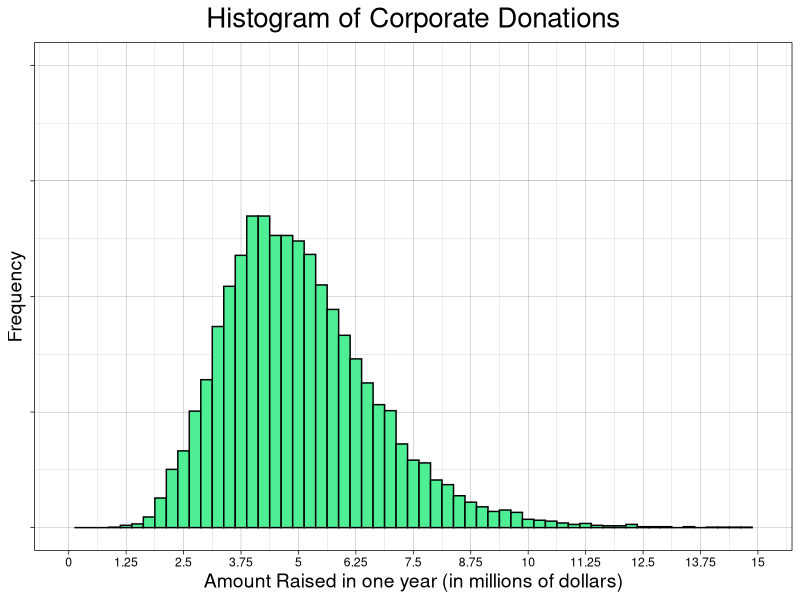
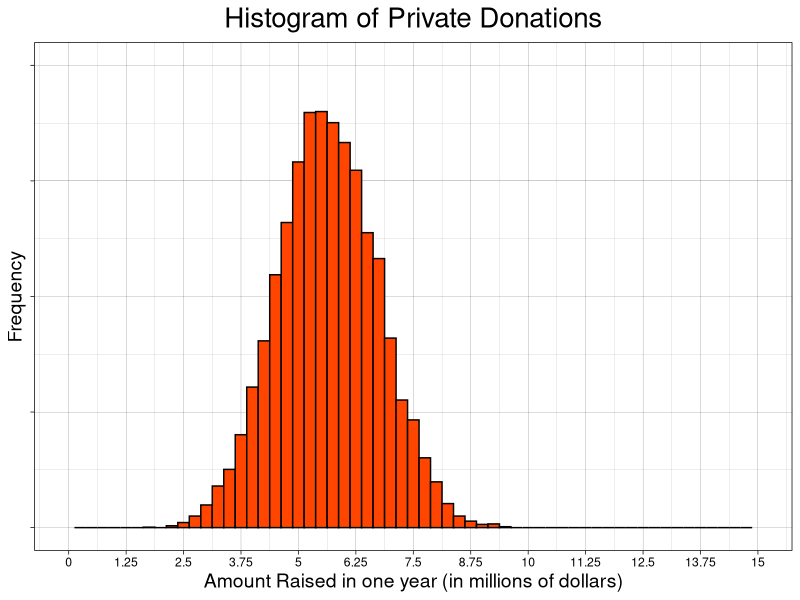
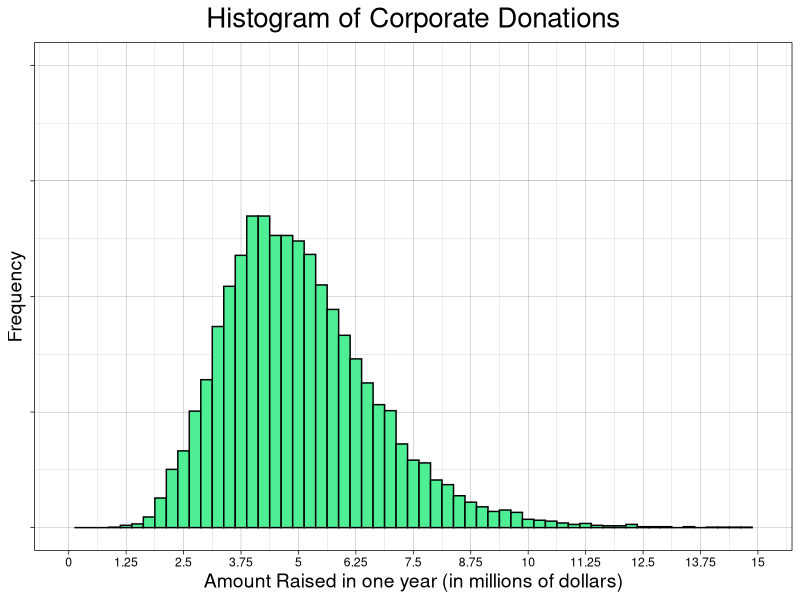
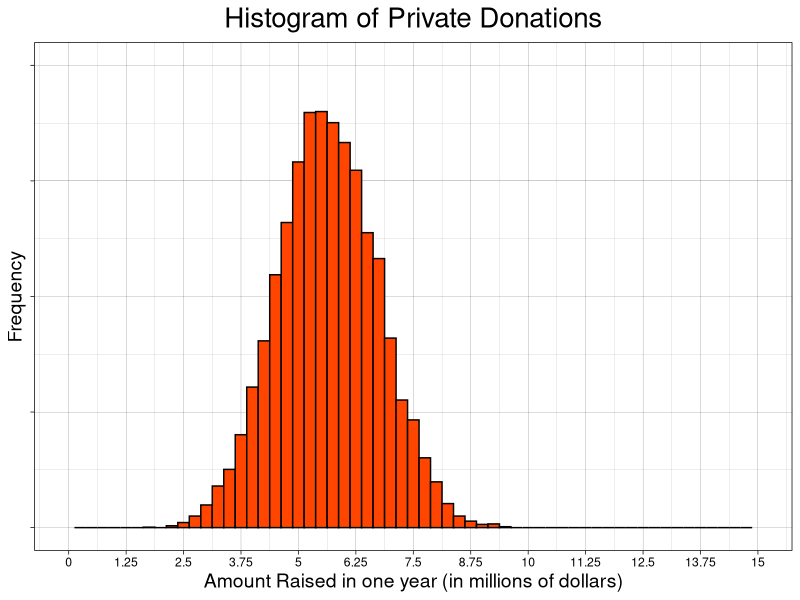

These charts were generated, in order, by the following R code:
## ---- chunk 1
knitr::opts_chunk$set(echo = TRUE)
## ---- chunk 2
library(ggplot2)

#All ranges represent a 90% confidence which corresponds to 1.645 times the standard deviation for a normal distribution
sig <-1.645

#Create a function to sample from the normal distribution of corporate donors that a DevManager
#   can connect with in a year.
num_c_donors <- function(n){
  abs(rnorm(n, mean = 20, sd = 3.0395))
}

#Create a function to sample from the normal distribution of private donors that a DevManager
#   can connect with in a year.
num_p_donors <- function(n){
  abs(rnorm(n, mean = 350, sd = 91.184))
}

#Create a function to sample from the lognormal distribution of typical amounts that corporate
#   donors give. This is done by taking the ln of the boundaries of the 90% interval and using
#   those to generate a normal distribution.
c_lnavg <- (log(50000)+log(1000000))/2
c_lnsd <- (log(1000000)-log(50000))/(2*sig)
c_dono_amt <- function(num){
  exp(rnorm(num, mean = c_lnavg, sd = c_lnsd))
}

#Create a function to sample from the lognormal distribution of typical amounts that private
#   donors give. Same method as above
p_lnavg <- (log(5000)+log(50000))/2
p_lnsd <- (log(50000)-log(5000))/(2*sig)
p_dono_amt <- function(num){
  exp(rnorm(num, mean = p_lnavg, sd = p_lnsd))
}

#A function that, given an integer vector and and upper and lower bound, will return the
#   percentage of of elements between the bounds. Used to check that our 90% of samples are 
#   within the specified interval.
conf_int_test <- function(l, lbound, ubound){
  a <- table(l < lbound | ubound > 1000000)
  abs((a[2]-a[1])/(a[2]+a[1]))
}

#A function that returns a random vector of 10 sequential integers
rand_interval <- function(l, len){
  a <- round(runif(1, 1, length(c_years)-len))
  l[c(a:(a+len-1))]
}
## ---- chunk 3
#Test that ~90% of private donation amounts are between 5,000 and 50,000
conf_int_test(p_dono_amt(10000), 5000, 50000)

#Test that ~90% of corporate donation amounts are between 50,000 and 1,000,000
conf_int_test(c_dono_amt(10000), 50000, 1000000)
## ---- chunk 4
num_years <- 10000

#Create an vector of zeros to hold the amount raised each year
c_years <- seq(0, 0, length.out = num_years)


for(i in c(1:length(c_years))){
  #For each year, generate a random number (in the given range) of new
  #   corporate contacts, scaled by how likely they are to donate (25%)
  c_success <- round(num_c_donors(1)*.25)
  for(j in c_success){
    #For each of the new contacts, determine how much they will donate (s), and
    #   how many years their grant will be extended (renewals)
    s <- c_dono_amt(j)
    renewals <- rpois(j, 2)
    for(k in c(1:length(s))){
      #Add the contact's donation amount to the current year and also to the future
      #   years determined by how many years they will renew for
      c_years[c(0:renewals[k])+i] <- c_years[c(0:renewals[k])+i] + s[k]
    }
  }
}

#Clean the data up.
#Drop the extra entries added to the end by grants that were renewed many times (these are all "Na" anyway). 
c_years <- c_years[c(1:num_years)]

#Drop the first 10 terms to remove any effects of edge conditions 
#print(c_years[1:10])
c_years <- c_years[c(-1:-10)]

#Look at the data
#plot(c(1:length(c_years)), c_years, type = "p", col = "blue")
#hist(c_years, breaks = 40)
## ---- chunk 5
num_years <- 10000

#Create an vector of zeros to hold the amount raised each year
p_years <- seq(0, 0, length.out = num_years)


for(i in c(1:length(p_years))){
  #For each year, generate a random number (in the given range) of new
  #   RJS contacts, scaled by how likely they are to donate (50%)
  p_success <- round(num_p_donors(1)*.5)
  for(j in p_success){
    #For each of the new RJS, determine how much they will donate (s), and
    #   how many years their grant will be extended (renewals). This sampling
    #   function looks different from above as it is no longer a poisson dist.
    s <- p_dono_amt(j)
    renewals <- sample(c(0:2), size=j, prob = c(.5, .4, .1), replace = TRUE)
    for(k in c(1:length(s))){
      #Add the contact's donation amount to the current year and also to the future
      #   years determined by how many years they will renew for
      p_years[c(0:renewals[k])+i] <- p_years[c(0:renewals[k])+i] + s[k]
    }
  }
}

#Clean the data up.
#Drop the extra entries added to the end by grants that were renewed many times (these are all "Na" anyway). 
p_years <- p_years[c(1:num_years)]

#Drop the first 10 terms to remove any effects of edge conditions 
p_years <- p_years[c(-1:-10)]

#Look at the data
# plot(c(1:length(p_years)), p_years, type = "l", col = "blue")
# hist(p_years, breaks = 40)
## ---- chunk 6
#Assuming 3 Development Managers, create 4 matrices whose columns are years and rows are the
#   amounts raised by 1 manager each year. Each matrix has a different combination of focuses
#   for the managers. They span 100 years.
n <- 100
c3_matrix <- matrix(c(rand_interval(c_years, n), rand_interval(c_years, n), rand_interval(c_years, n)), nrow = 3)
c2p1_matrix <- matrix(c(rand_interval(c_years, n), rand_interval(c_years, n), rand_interval(p_years, n)), nrow = 3)
c1p2_matrix <- matrix(c(rand_interval(c_years, n), rand_interval(p_years, n), rand_interval(p_years, n)), nrow = 3)
p3_matrix <- matrix(c(rand_interval(p_years, n), rand_interval(p_years, n), rand_interval(p_years, n)), nrow = 3)
# qplot(c(1:n), colSums(c3_matrix), xlim = c(0,n), ylim = c(5e06, 4e07), geom = "line")
# qplot(c(1:n), colSums(c2p1_matrix), xlim = c(0,n), ylim = c(5e06, 4e07), geom = "line")
# qplot(c(1:n), colSums(c1p2_matrix), xlim = c(0,n), ylim = c(5e06, 4e07), geom = "line")
# qplot(c(1:n), colSums(p3_matrix), xlim = c(0,n), ylim = c(5e06, 4e07), geom = "line")
## ---- chunk 7
#Mean and SD of annual corporate donations
print(c(mean(c_years), sd(c_years)))

#Mean and SD annual private donations
print(c(mean(p_years), sd(p_years)))

#Percent increase
print(100*(mean(p_years)-mean(c_years))/mean(c_years))
## ---- chunk 8
#Generate a 90% interval for corporate donations
print(c(mean(c_years)-sd(c_years)*sig,mean(c_years)+sd(c_years)*sig))

#Generate a 90% interval for private donations
print(c(mean(p_years)-sd(p_years)*sig,mean(p_years)+sd(p_years)*sig))
## ---- chunk 9
#Create the histogram of corporate donation amounts (per year)
c_plot <- qplot(c_years,
      geom = "histogram",
      binwidth = 250000,
      fill = I("Seagreen2"),
      col = I("Black")
      )

#Create the historgram of private donation amounts (per year)
p_plot <- qplot(p_years,
      geom = "histogram",
      binwidth = 250000,
      fill = I("Orangered1"),
      col = I("Black")
      )

#Set the graphing options for the corporate plot. Most importantly, make sure the axes of both histograms are the same
c_plot + theme_linedraw() + scale_x_continuous(limits = c(0,1.5e7), breaks = seq(0, 1.5e7, 1.25e6), labels = (seq(0, 1.5e7, 1.25e6)/1e6)) + labs(title = "Histogram of Corporate Donations", x="Amount Raised in one year (in millions of dollars)", y="Frequency") + scale_y_continuous(limits = c(0,1000), breaks = waiver(), labels = NULL) + theme(plot.title = element_text(size = 20, hjust=0.5), axis.title.x = element_text(size=14), axis.title.y = element_text(size=14))

#Save the corporate histogram
ggsave("c_plot.png")

#Set graphing options for the private plot.
p_plot + theme_linedraw() + scale_x_continuous(limits = c(0,1.5e7), breaks = seq(0, 1.5e7, 1.25e6), labels = (seq(0, 1.5e7, 1.25e6)/1e6)) + labs(title = "Histogram of Private Donations", x="Amount Raised in one year (in millions of dollars)", y="Frequency") + scale_y_continuous(limits = c(0,1000), breaks = waiver(), labels = NULL) + theme(plot.title = element_text(size = 20, hjust=0.5), axis.title.x = element_text(size=14), axis.title.y = element_text(size=14))

#Save the private histogram
ggsave("p_plot.png")
